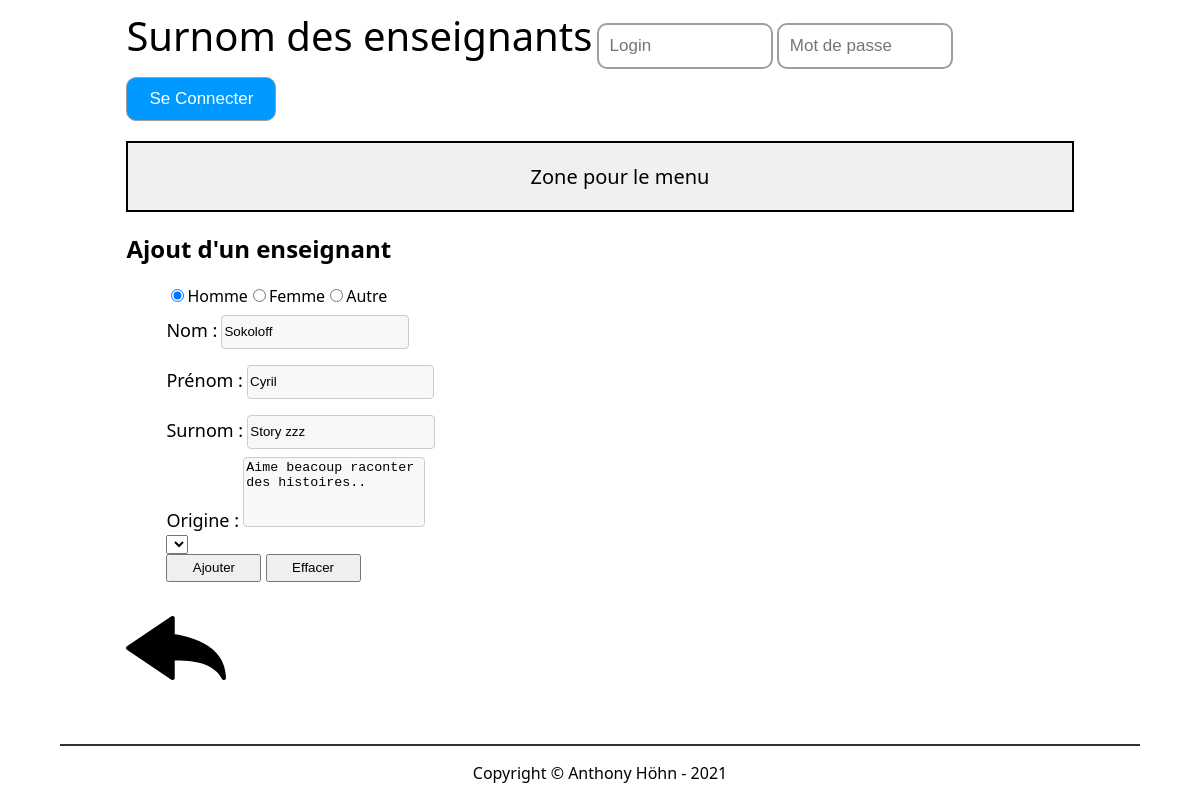
Page /src/php/editTeacher.php?idTeacher=10 on the committed database.
### tables this page shows
CREATE TABLE t_teacher(
	idTeacher int AUTO_INCREMENT PRIMARY KEY,
	teaFirstname varchar(50) NOT NULL,
	teaName varchar(50) NOT NULL,
	teaGender char(1) NOT NULL,
	teaNickname varchar(100) NOT NULL,
	teaOrigin varchar(255) NOT NULL);

### src/php/lib/database.php (called while the page is built, shortened)
<?php
 class Database {
    private $connector;
    public function __construct(){
    try{
        $this->connector = new PDO("mysql:host=localhost;dbname=db_nickname_anthohn;charset=utf8", "dbNicknameUser", "grp2B_21");
        }catch(PDOException $e){
            die("<h1>Impossible de se connecter à la base de données</h1> erreur :". $e->getMessage());
        }
    }
    private function queryPrepareExecute($query, $binds){
        $req = $this->connector->prepare($query);
        foreach($binds as $bind){
            $req->bindValue($bind['field'], $bind['value'], $bind['type']);
        }
        $req->execute();
        return $req;
    }
    private function formatData($req){
        $results = $req->fetchALL(PDO::FETCH_ASSOC);
        return $results;
    }
    public function getOneTeacher($id){
        $query = "SELECT * FROM t_teacher WHERE idTeacher = :id";
        $binds = array(
            0 => array(
                'field' => ':id',
                'value' => $id,
                'type' => PDO::PARAM_INT
            )
        );
        $reqExecuted = $this->queryPrepareExecute($query, $binds);
        $results = $this->formatData($reqExecuted);
        return $results;
    }
}
?>

### src/php/editTeacher.php (the view, shortened to what this page needs)
<?php
require "header.php";
$id = $_GET["idTeacher"];
$teachers = $db->getOneTeacher($id);
?>
<?php foreach($teachers as $teacher): ?>
<form method="POST" action="addTeacher.php">
    <h2>Ajout d'un enseignant</h2>
    <ul>
        <li>
        <?php
            if ($teacher["teaGender"] == "M")
            {
                echo '<input type="radio" name="gender" id="man" value="M" checked>Homme';
                echo '<input type="radio" name="gender" id="woman" value="W">Femme';
                echo  '<input type="radio" name="gender" id="other" value="O">Autre';
            }
            ?>
        </li>
        <div class="aeratext">
            <li>
                <label for="name">Nom :</label>
                <input type="text" name="name" id="name" value="<?= $teacher["teaName"] ?>">
            </li>
            <li>
                <label for="surname">Prénom :</label>
                <input type="text" name="surname" id="surname" value="<?= $teacher["teaFirstname"] ?>">
            </li>
            <li>
                <label for="nickname">Surnom :</label>
                <input type="text" name="nickname" id="nickname" value="<?= $teacher["teaNickname"] ?>">
            </li>
        </div>
        <li>
        <label for="origin">Origine :</label>
        <textarea id="origin" name="origin"><?= $teacher["teaOrigin"] ?></textarea>
        </li>
        <li>
            <select name="section">
            </select>
        </li>
        <li>
           <div class="btnAdding">
                <input type="submit" id="btnSubmit" name="btnSubmit" value="Ajouter" />
                <button type="reset" id="btnDelete" name="btnDelete">Effacer</button>
            </div>
        </li>
    </ul>
</form>
<?php endforeach; ?>
<div class="test">
    <a href="index.php"><img width="100px" src="../../userContent/backArrow.svg"></img></a>
</div>
<?php require "footer.php";?>

### resources/css/style.css (style rules this page uses)
html { font-family: 'Segoe UI', Tahoma, Geneva, Verdana, sans-serif; }
li { list-style-type: none; }
.aeratext input { width: 20%; height: 30px; margin: 8px 0; display: inline-block; border: 1px solid #ccc; border-radius: 4px; background-color: #f8f8f8; }
label { font-size: 18px; }
textarea { width: 20%; height: 70px; box-sizing: border-box; border: 1px solid #ccc; border-radius: 4px; background-color: #f8f8f8; resize: none; }
#btnSubmit, #btnDelete { width: 95px; height: 28px; }

### rows in the picture
t_teacher: name "Sokoloff", surname "Cyril", nickname "Story zzz", origin "Aime beacoup raconter des histoires.."
